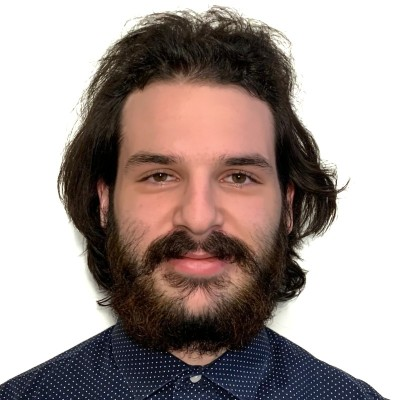
#> input picture INCOMPLETE_cartoonize-master/cna.jpeg, 400 x 400 px
$ jupyter execute test.ipynb
#> lines starting #> are read from the running program, lines starting #| are printed output that depends on the picture; after the words box and inside, x2 and y2 are one past the last pixel; in counts of white or black regions, pixels touching at a corner belong together
[cell 1]
import cv2
import numpy as np
from google.colab.patches import cv2_imshow

[cell 2]
img = cv2.imread('cna.jpeg')
#> img is the input picture: shape (400, 400, 3); mean B, G, R 148.5, 152.2, 165.2

[cell 3]
scale_percent = 60 # percent of original size
width = int(img.shape[1] * scale_percent / 100)
#> width = 240
height = int(img.shape[0] * scale_percent / 100)
#> height = 240
dim = (width, height)
#> dim = (240, 240)

# resize image
img = cv2.resize(img, dim, interpolation = cv2.INTER_AREA)
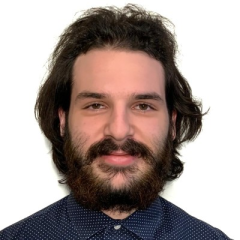
#> img: shape (240, 240, 3); mean B, G, R 148.5, 152.2, 165.2

[cell 4]
gray = cv2.cvtColor(img, cv2.COLOR_BGR2GRAY)
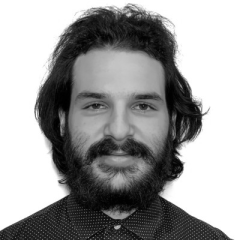
#> gray: shape (240, 240); min 0, max 255, mean 155.7
gray = cv2.medianBlur(gray, 5)
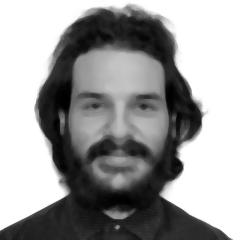
#> gray: shape (240, 240); min 1, max 255, mean 155.2
edges = cv2.adaptiveThreshold(gray, 255, cv2.ADAPTIVE_THRESH_MEAN_C, cv2.THRESH_BINARY, 9, 9)
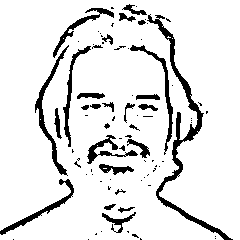
#> edges: shape (240, 240); 89.2% white; 85 black regions (57 under 20 px), largest, box (x1, y1, x2, y2) and area: (147, 14, 233, 240) 1649, (35, 45, 69, 176) 629, (130, 45, 173, 155) 481

[cell 5]
color= cv2.bilateralFilter(img, 9, 250,250)
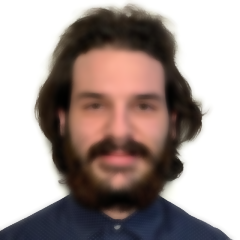
#> color: shape (240, 240, 3); mean B, G, R 148.4, 152.1, 165.1
cartoon = cv2.bitwise_and(color, color, mask=edges)
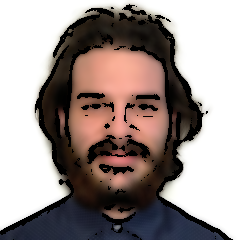
#> cartoon: shape (240, 240, 3); mean B, G, R 142.8, 145.9, 157.3
